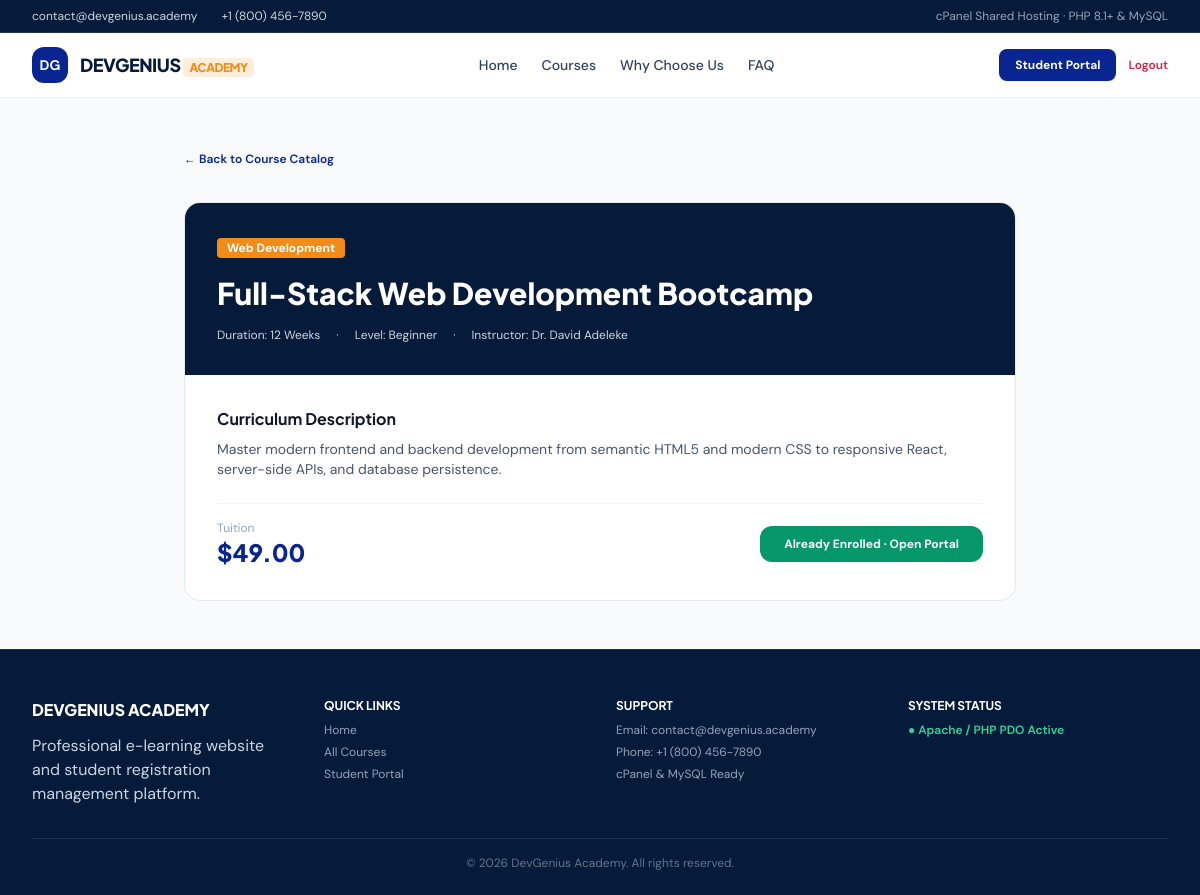
Page /cpanel_package/course-details.php?id=1 (signed in) on the committed database.
### tables this page shows
CREATE TABLE IF NOT EXISTS `courses` (
  `id` INT UNSIGNED AUTO_INCREMENT PRIMARY KEY,
  `instructor_id` INT UNSIGNED DEFAULT NULL,
  `title` VARCHAR(200) NOT NULL,
  `slug` VARCHAR(200) NOT NULL UNIQUE,
  `category` VARCHAR(100) NOT NULL,
  `description` TEXT NOT NULL,
  `syllabus_json` LONGTEXT DEFAULT NULL,
  `duration` VARCHAR(50) NOT NULL,
  `level` ENUM('Beginner', 'Intermediate', 'Advanced') NOT NULL DEFAULT 'Beginner',
  `price` DECIMAL(10,2) NOT NULL DEFAULT 0.00,
  `original_price` DECIMAL(10,2) DEFAULT NULL,
  `thumbnail` VARCHAR(255) NOT NULL,
  `rating` DECIMAL(2,1) DEFAULT 4.8,
  `review_count` INT UNSIGNED DEFAULT 0,
  `is_active` TINYINT(1) NOT NULL DEFAULT 1,
  `is_featured` TINYINT(1) NOT NULL DEFAULT 0,
  `created_at` TIMESTAMP DEFAULT CURRENT_TIMESTAMP,
  `updated_at` TIMESTAMP DEFAULT CURRENT_TIMESTAMP ON UPDATE CURRENT_TIMESTAMP,
  INDEX `idx_course_category` (`category`),
  INDEX `idx_course_status` (`is_active`),
  CONSTRAINT `fk_course_instructor` FOREIGN KEY (`instructor_id`) 
    REFERENCES `instructors` (`id`) ON DELETE SET NULL ON UPDATE CASCADE
);

CREATE TABLE IF NOT EXISTS `instructors` (
  `id` INT UNSIGNED AUTO_INCREMENT PRIMARY KEY,
  `name` VARCHAR(150) NOT NULL,
  `role_title` VARCHAR(150) NOT NULL,
  `specialization` VARCHAR(150) NOT NULL,
  `bio` TEXT NOT NULL,
  `email` VARCHAR(191) NOT NULL,
  `avatar` VARCHAR(255) NOT NULL,
  `rating` DECIMAL(2,1) DEFAULT 4.9,
  `created_at` TIMESTAMP DEFAULT CURRENT_TIMESTAMP
);

### cpanel_package/includes/auth.php (called while the page is built, shortened)
<?php
function sanitize(string $data): string {
    return htmlspecialchars(trim($data), ENT_QUOTES, 'UTF-8');
}

### cpanel_package/course-details.php (the view, shortened to what this page needs)
<?php
require_once __DIR__ . '/includes/header.php';
$pdo = Database::connect();
$courseId = (int)($_GET['id'] ?? 0);
$stmt = $pdo->prepare("SELECT c.*, i.name AS instructor_name, i.bio AS instructor_bio, i.specialization
                       FROM courses c
                       LEFT JOIN instructors i ON c.instructor_id = i.id
                       WHERE c.id = ?");
$stmt->execute([$courseId]);
$course = $stmt->fetch();
$isEnrolled = false;
if ($currentUser) {
    $stmtEnr = $pdo->prepare("SELECT id FROM course_enrolments WHERE user_id = ? AND course_id = ?");
    $stmtEnr->execute([$currentUser['id'], $courseId]);
    $isEnrolled = (bool)$stmtEnr->fetch();
}
?>
<div class="py-12 bg-slate-50 flex-1">
    <div class="max-w-4xl mx-auto px-4 sm:px-8 space-y-8">
        <a href="courses.php" class="text-xs font-semibold text-[#082592] hover:underline">← Back to Course Catalog</a>
        <div class="bg-white rounded-2xl border border-slate-200 overflow-hidden shadow-xs">
            <div class="bg-[#061A3A] text-white p-8 space-y-4">
                <span class="text-xs font-bold bg-[#F28C18] text-white px-2.5 py-0.5 rounded">
                    <?= sanitize($course['category']) ?>
                </span>
                <h1 class="text-2xl sm:text-3xl font-heading font-extrabold text-white">
                    <?= sanitize($course['title']) ?>
                </h1>
                <div class="flex flex-wrap items-center gap-4 text-xs text-slate-300">
                    <span>Duration: <?= sanitize($course['duration']) ?></span>
                    <span>·</span>
                    <span>Level: <?= sanitize($course['level']) ?></span>
                    <span>·</span>
                    <span>Instructor: <?= sanitize($course['instructor_name'] ?? 'Faculty Mentor') ?></span>
                </div>
            </div>
            <div class="p-8 space-y-6">
                <div>
                    <h3 class="font-heading font-bold text-base text-slate-900 mb-2">Curriculum Description</h3>
                    <p class="text-xs sm:text-sm text-slate-600 leading-relaxed">
                        <?= nl2br(sanitize($course['description'])) ?>
                    </p>
                </div>
                <div class="pt-4 border-t border-slate-100 flex items-center justify-between">
                    <div>
                        <div class="text-xs text-slate-400">Tuition</div>
                        <div class="text-2xl font-heading font-extrabold text-[#082592]">
                            $<?= number_format($course['price'], 2) ?>
                        </div>
                    </div>
                    <?php if ($isEnrolled): ?>
                        <a href="student/dashboard.php" class="py-2.5 px-6 bg-emerald-600 text-white text-xs font-bold rounded-xl shadow-xs">
                            Already Enrolled · Open Portal
                        </a>
                    <?php endif; ?>
                </div>
            </div>
        </div>
    </div>
</div>
<?php require_once __DIR__ . '/includes/footer.php'; ?>

### cpanel_package/includes/header.php (style rules this page uses)
body { font-family: 'DM Sans', sans-serif; }
h1, h2, h3, h4, h5, h6, .font-heading { font-family: 'Plus Jakarta Sans', sans-serif; }

### rows in the picture
courses: category "Web Development", title "Full-Stack Web Development Bootcamp", duration "12 Weeks", level "Beginner", instructor.name "Dr. David Adeleke", description "Master modern frontend and backend development from semantic HTML5 and modern CSS to responsive React, server-side APIs, and database persistence.", price "49.00"
